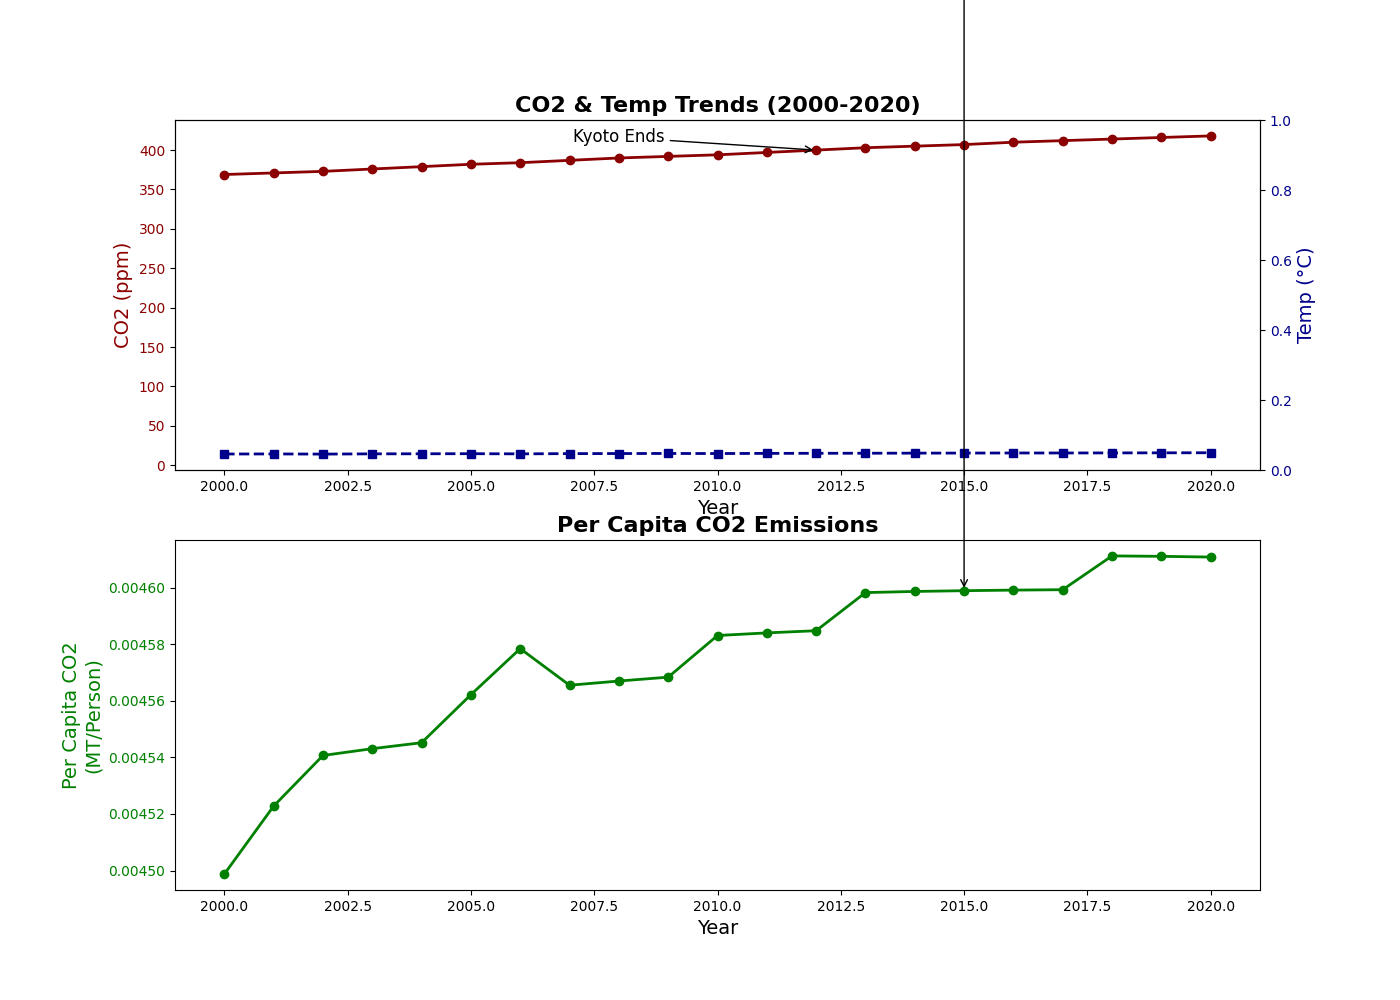

Write the Python code that produced this figure.
import matplotlib.pyplot as plt
import numpy as np

years = np.arange(2000, 2021)
co2_levels = [369, 371, 373, 376, 379, 382, 384, 387, 390, 392, 394, 397, 400, 403, 405, 407, 410, 412, 414, 416, 418]
global_temps = [14.3, 14.4, 14.2, 14.5, 14.6, 14.7, 14.5, 14.8, 14.9, 15.0, 14.9, 15.1, 15.2, 15.3, 15.4, 15.5, 15.6, 15.6, 15.7, 15.8, 15.9]
population_million = [6112.8, 6235.1, 6364.7, 6493.4, 6622.4, 6751.2, 6880.1, 7009.1, 7138.2, 7267.4, 7396.8, 7526.2, 7655.8, 7785.6, 7915.4, 8045.4, 8175.5, 8305.7, 8436.0, 8566.4, 8697.0]
co2_emissions = [27.5, 28.2, 28.9, 29.5, 30.1, 30.8, 31.5, 32.0, 32.6, 33.2, 33.9, 34.5, 35.1, 35.8, 36.4, 37.0, 37.6, 38.2, 38.9, 39.5, 40.1]
per_capita_emissions = [co2/pop for co2, pop in zip(co2_emissions, population_million)]

fig, (ax1, ax2) = plt.subplots(2, 1, figsize=(14, 10), dpi=100)

ax1.plot(years, co2_levels, color='darkred', linestyle='-', linewidth=2, marker='o')
ax1.plot(years, global_temps, color='darkblue', linestyle='--', linewidth=2, marker='s')

ax1.set_title('CO2 & Temp Trends (2000-2020)', fontsize=16, weight='bold')
ax1.set_xlabel('Year', fontsize=14)
ax1.set_ylabel('CO2 (ppm)', fontsize=14, color='darkred')
ax1.tick_params(axis='y', labelcolor='darkred')

ax1_secondary = ax1.twinx()
ax1_secondary.set_ylabel('Temp (°C)', fontsize=14, color='darkblue')
ax1_secondary.tick_params(axis='y', labelcolor='darkblue')

ax2.plot(years, per_capita_emissions, color='green', linestyle='-', linewidth=2, marker='o')

ax2.set_title('Per Capita CO2 Emissions', fontsize=16, weight='bold')
ax2.set_xlabel('Year', fontsize=14)
ax2.set_ylabel('Per Capita CO2\n(MT/Person)', fontsize=14, color='green')
ax2.tick_params(axis='y', labelcolor='green')

ax1.annotate('Kyoto Ends', xy=(2012, co2_levels[12]), xytext=(2008, 410),
             arrowprops=dict(facecolor='black', arrowstyle='->'),
             fontsize=12, ha='center')

ax2.annotate('Sharp Rise', xy=(2015, per_capita_emissions[15]), xytext=(2010, 4.5),
             arrowprops=dict(facecolor='black', arrowstyle='->'),
             fontsize=12, ha='center')

plt.tight_layout()
plt.show()
